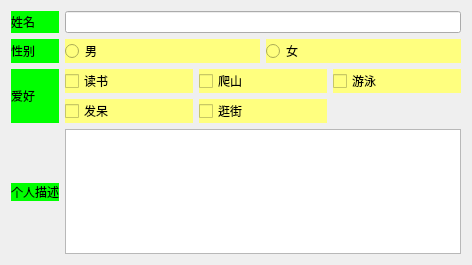
<?xml version="1.0" encoding="UTF-8"?>
<ui version="4.0">
 <class>Widget</class>
 <widget class="QWidget" name="Widget">
  <property name="geometry">
   <rect>
    <x>0</x>
    <y>0</y>
    <width>472</width>
    <height>265</height>
   </rect>
  </property>
  <property name="windowTitle">
   <string>Widget</string>
  </property>
  <layout class="QGridLayout" name="gridLayout_2">
   <item row="0" column="0">
    <widget class="QLabel" name="labelName">
     <property name="styleSheet">
      <string notr="true">background-color: rgb(0, 255, 0)</string>
     </property>
     <property name="text">
      <string>姓名</string>
     </property>
    </widget>
   </item>
   <item row="0" column="1">
    <widget class="QLineEdit" name="lineEdit"/>
   </item>
   <item row="1" column="0">
    <widget class="QLabel" name="labelGender">
     <property name="styleSheet">
      <string notr="true">background-color: rgb(0, 255, 0)</string>
     </property>
     <property name="text">
      <string>性别</string>
     </property>
    </widget>
   </item>
   <item row="1" column="1">
    <layout class="QHBoxLayout" name="horizontalLayout">
     <item>
      <widget class="QRadioButton" name="radioButtonMan">
       <property name="styleSheet">
        <string notr="true">background-color: rgb(255, 255, 127)</string>
       </property>
       <property name="text">
        <string>男</string>
       </property>
      </widget>
     </item>
     <item>
      <widget class="QRadioButton" name="radioButtonWoman">
       <property name="styleSheet">
        <string notr="true">background-color: rgb(255, 255, 127)</string>
       </property>
       <property name="text">
        <string>女</string>
       </property>
      </widget>
     </item>
    </layout>
   </item>
   <item row="2" column="0">
    <widget class="QLabel" name="labelHobbies">
     <property name="styleSheet">
      <string notr="true">background-color: rgb(0, 255, 0)</string>
     </property>
     <property name="text">
      <string>爱好</string>
     </property>
    </widget>
   </item>
   <item row="2" column="1">
    <layout class="QGridLayout" name="gridLayout">
     <item row="0" column="0">
      <widget class="QCheckBox" name="checkBoxRead">
       <property name="styleSheet">
        <string notr="true">background-color: rgb(255, 255, 127)</string>
       </property>
       <property name="text">
        <string>读书</string>
       </property>
      </widget>
     </item>
     <item row="0" column="1">
      <widget class="QCheckBox" name="checkBoxClimb">
       <property name="styleSheet">
        <string notr="true">background-color: rgb(255, 255, 127)</string>
       </property>
       <property name="text">
        <string>爬山</string>
       </property>
      </widget>
     </item>
     <item row="0" column="2">
      <widget class="QCheckBox" name="checkBoxSwim">
       <property name="styleSheet">
        <string notr="true">background-color: rgb(255, 255, 127)</string>
       </property>
       <property name="text">
        <string>游泳</string>
       </property>
      </widget>
     </item>
     <item row="1" column="0">
      <widget class="QCheckBox" name="checkBoxDaze">
       <property name="styleSheet">
        <string notr="true">background-color: rgb(255, 255, 127)</string>
       </property>
       <property name="text">
        <string>发呆</string>
       </property>
      </widget>
     </item>
     <item row="1" column="1">
      <widget class="QCheckBox" name="checkBoxShopping">
       <property name="styleSheet">
        <string notr="true">background-color: rgb(255, 255, 127)</string>
       </property>
       <property name="text">
        <string>逛街</string>
       </property>
      </widget>
     </item>
    </layout>
   </item>
   <item row="3" column="0">
    <layout class="QVBoxLayout" name="verticalLayout">
     <item>
      <spacer name="verticalSpacer">
       <property name="orientation">
        <enum>Qt::Orientation::Vertical</enum>
       </property>
       <property name="sizeHint" stdset="0">
        <size>
         <width>20</width>
         <height>40</height>
        </size>
       </property>
      </spacer>
     </item>
     <item>
      <widget class="QLabel" name="labelDescription">
       <property name="styleSheet">
        <string notr="true">background-color: rgb(0, 255, 0)</string>
       </property>
       <property name="text">
        <string>个人描述</string>
       </property>
      </widget>
     </item>
     <item>
      <spacer name="verticalSpacer_2">
       <property name="orientation">
        <enum>Qt::Orientation::Vertical</enum>
       </property>
       <property name="sizeHint" stdset="0">
        <size>
         <width>20</width>
         <height>40</height>
        </size>
       </property>
      </spacer>
     </item>
    </layout>
   </item>
   <item row="3" column="1">
    <widget class="QTextEdit" name="textEdit"/>
   </item>
  </layout>
 </widget>
 <resources/>
 <connections/>
</ui>
